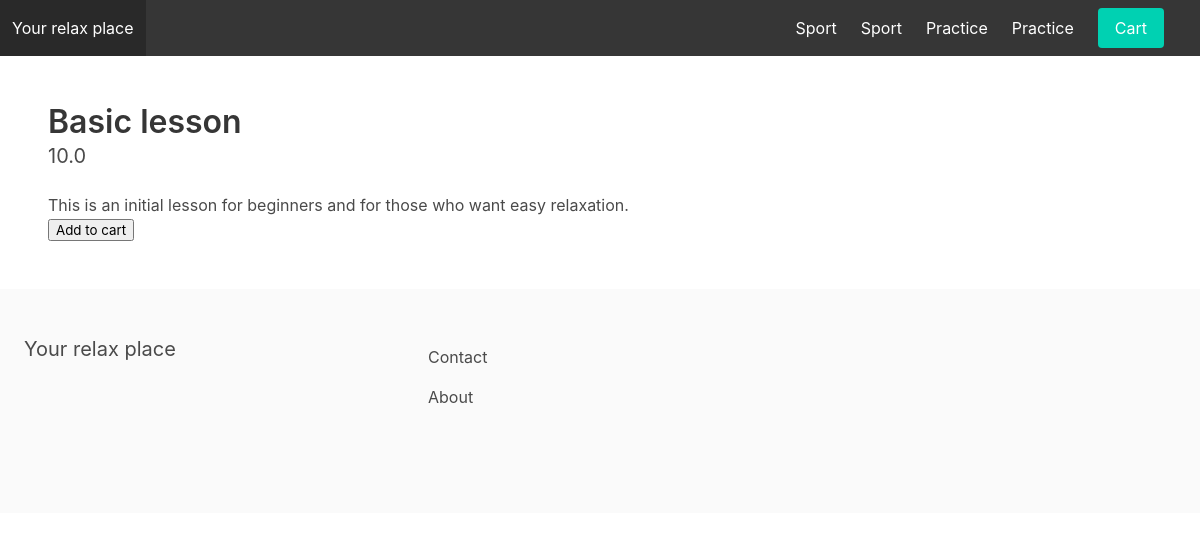
The app's page /practice/basic_lesson/ with its own data.
### apps/store/models.py (models this page shows, shortened)
class Category(models.Model):
    title=models.CharField(max_length=255)
    slug=models.SlugField(max_length=255)
    ordering=models.IntegerField(default=0)
    class Meta:
        verbose_name_plural = 'Categories'
        ordering=('ordering', )

class Product(models.Model):
    category = models.ForeignKey(Category, related_name='products', on_delete=models.CASCADE)
    title=models.CharField(max_length=255)
    slug=models.SlugField(max_length=255)
    description = models.TextField(blank=True, null=True)
    price = models.FloatField()
    is_featured=models.BooleanField(default=False)
    date_added=models.DateTimeField(auto_now_add=True)
    class Meta:
        ordering=('-date_added',)

### apps/store/views.py (the view)
# urls.py: path('<slug:category_slug>/<slug:slug>/', product_detail, name='product_detail'),
def product_detail(request, category_slug, slug):
    product=get_object_or_404(Product, slug=slug)
    context = {
        'product': product
    }
    return render(request, 'product_detail.html', context)

### apps/store/context_processors.py (called while the page is built)
def menu_categories(requst):
    categories=Category.objects.all()
    return {'menu_categories': categories}

### apps/store/templates/product_detail.html (shortened to what this page needs)
{% extends 'base.html'%}
{% block content %}
    <div id="productapp">
        <h1 class='title'>{{ product.title }}</h1>
        <h2 class='subtitle'>{{ product.price }}</h2>
        {% if product.description%}
            <p>{{product.description }}</p>
            {% endif %}
            <button @click="addToCart({{ ptoduct.id }})">Add to cart</button>
    </div>
{% endblock %}

### apps/core/templates/base.html (shortened to what this page needs)
{% load static %}
<!DOCTYPE html>
<html>
	<head>
		<link rel="stylesheet" href="https://cdn.jsdelivr.net/npm/bulma@0.9.0/css/bulma.min.css">
	</head>
	<body>
		<nav class="navbar is-dark" id="navbarapp">
			<div class="navbar-brand">
				<a class="navbar-item" href="{% url 'frontpage' %}">Your relax place</a>
			</div>
			<div id="main-navbar" class="navbar-menu" :class="{ 'is-active': menuClass }">
				<div class="navbar-start">
					<div class="navbar-item">
					</div>
				</div>
				<div class="navbar-end">
					{% for category in menu_categories %}
						{% if not category.children.all %}
						<a class="navbar-item">{{category.title}}</a>
                        	<a href="{% url 'category_detail' category.slug %}" class="navbar-item">{{ category.title }}</a>
						{% endif %}
					{% endfor %}
					<div class="navbar-item">
						<a href="{% url 'cart' %}" class="button is-primary">Cart</a>
					</div>
					{% if request.user.is_authenticated %}
						<div class="navbar-item">
							{% comment %} <a href="{% url 'myaccount' %}" class="button is-light">My account</a> {% endcomment %}
						</div>
					{% else %}
						<div class="navbar-item">
						</div>
					{% endif %}
				</div>
			</div>
		</nav>
		<section class="section">
			{% block content %}
            {% endblock %}
		</section>
		<footer class="footer">
			<div class="columns">
				<div class="column is-4">
					<h2 class="subtitle">Your relax place</h2>
				</div>
				<div class="column is-8">
					<a href="{% url 'contact' %}" class="navbar-item">Contact</a>
					<a href="{% url 'about' %}" class="navbar-item">About</a>
				</div>
			</div>
		</footer>
	</body>
</html>

### records on screen
Category: title "Sport"
Category: title "Practice"
Product: title "Basic lesson", price "10.0", description "This is an initial lesson for beginners and for those who want easy relaxation."
